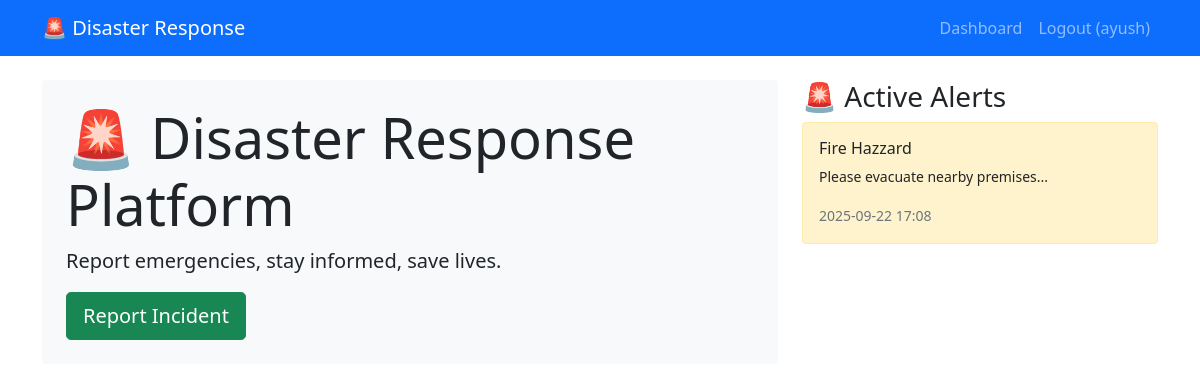
The app's page / (signed in) with its own data.
### app.py (models this page shows, shortened)
class User(UserMixin, db.Model):
    id = db.Column(db.Integer, primary_key=True)
    username = db.Column(db.String(80), unique=True, nullable=False)
    email = db.Column(db.String(120), unique=True, nullable=False)
    password_hash = db.Column(db.String(128))
    is_admin = db.Column(db.Boolean, default=False)
    created_at = db.Column(db.DateTime, default=datetime.utcnow)
    reports = db.relationship('Report', backref='reporter', lazy=True)

class Alert(db.Model):
    id = db.Column(db.Integer, primary_key=True)
    title = db.Column(db.String(200), nullable=False)
    message = db.Column(db.Text, nullable=False)
    alert_type = db.Column(db.String(20), nullable=False)  # red, orange, yellow
    latitude = db.Column(db.Float)
    longitude = db.Column(db.Float)
    radius = db.Column(db.Float, default=5.0)  # km radius
    is_active = db.Column(db.Boolean, default=True)
    created_at = db.Column(db.DateTime, default=datetime.utcnow)
    created_by = db.Column(db.Integer, db.ForeignKey('user.id'), nullable=False)

### app.py (the view)
@app.route('/')
def index():
    recent_alerts = Alert.query.filter_by(is_active=True).order_by(Alert.created_at.desc()).limit(5).all()
    return render_template('index.html', alerts=recent_alerts)

### app.py (called while the page is built)
@login_manager.user_loader
def load_user(user_id):
    return User.query.get(int(user_id))

### templates/index.html
{% extends "base.html" %} {% block content %}
<div class="row">
  <div class="col-lg-8">
    <div class="jumbotron bg-light p-4 rounded">
      <h1 class="display-4">🚨 Disaster Response Platform</h1>
      <p class="lead">Report emergencies, stay informed, save lives.</p>
      {% if not current_user.is_authenticated %}
      <a
        class="btn btn-primary btn-lg"
        href="{{ url_for('register') }}"
        role="button"
        >Get Started</a
      >
      {% else %}
      <a
        class="btn btn-success btn-lg"
        href="{{ url_for('report_incident') }}"
        role="button"
        >Report Incident</a
      >
      {% endif %}
    </div>
  </div>
  <div class="col-lg-4">
    <h3>🚨 Active Alerts</h3>
    {% for alert in alerts %}
    <div class="card mb-2 alert-{{ alert.alert_type }}">
      <div class="card-body">
        <h6 class="card-title">{{ alert.title }}</h6>
        <p class="card-text small">{{ alert.message[:100] }}...</p>
        <small class="text-muted"
          >{{ alert.created_at.strftime('%Y-%m-%d %H:%M') }}</small
        >
      </div>
    </div>
    {% else %}
    <p class="text-muted">No active alerts</p>
    {% endfor %}
  </div>
</div>
{% endblock %}

### templates/base.html (shortened to what this page needs)
<!DOCTYPE html>
<html lang="en">
  <head>
    <link
      href="https://cdn.jsdelivr.net/npm/bootstrap@5.1.3/dist/css/bootstrap.min.css"
      rel="stylesheet"
    />
    <link
      rel="stylesheet"
      href="https://unpkg.com/leaflet@1.7.1/dist/leaflet.css"
    />
  </head>
  <body>
    <nav class="navbar navbar-expand-lg navbar-dark bg-primary">
      <div class="container">
        <a class="navbar-brand" href="{{ url_for('index') }}"
          >🚨 Disaster Response</a
        >
        <div class="navbar-nav ms-auto">
          {% if current_user.is_authenticated %}
          <a class="nav-link" href="{{ url_for('dashboard') }}">Dashboard</a>
          <a class="nav-link" href="{{ url_for('logout') }}"
            >Logout ({{ current_user.username }})</a
          >
          {% else %}
          <a class="nav-link" href="{{ url_for('login') }}">Login</a>
          <a class="nav-link" href="{{ url_for('register') }}">Register</a>
          {% endif %}
        </div>
      </div>
    </nav>
    <main class="container mt-4">
       {% block content %}{% endblock %}
    </main>
  </body>
</html>

### templates/base.html (style rules this page uses)
.alert-orange { background-color: #fff3cd; border: 1px solid #ffeaa7; }

### records on screen
User: username "ayush"
Alert: title "Fire Hazzard", message "Please evacuate nearby premises", created_at "2025-09-22 17:08"
